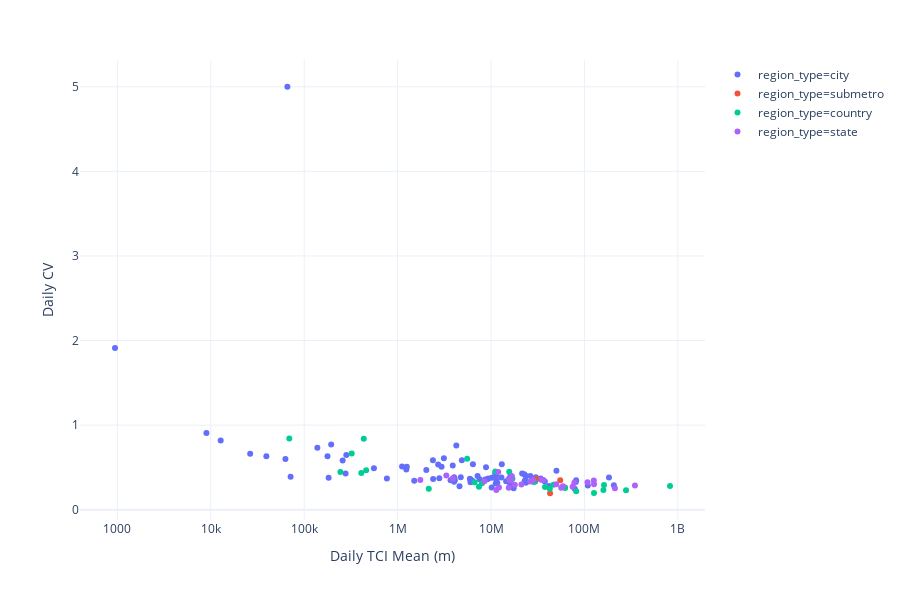

The code cell stored with this chart in its notebook:
### Code cell
fig = px.scatter(df,
            x="daily_mean", y="daily_coef_var", color='region_type',
            hover_name="region_slug", template='plotly_white', 
            log_x=True
          )
fig.update_xaxes(title_text='Daily TCI Mean (m)')
fig.update_yaxes(title_text='Daily CV')

fig.show()

### Figure 1 — Plotly figure (JSON) as saved in the notebook; plotly's stock layout.template omitted (floating-point values rounded to 4 significant figures)
{"data": [{"hoverlabel": {"namelength": 0}, "hovertemplate": "<b>%{hovertext}</b><br><br>region_type=city<br>daily_mean=%{x}<br>daily_coef_var=%{y}", "hovertext": ["bogota", "managua", "kingston", "natal", "barquisimeto", "mendoza", "curitiba", "toluca", "barranquilla", "buenosaires", "paramaribo", "santodomingo", "saojosedoscampos", "panamacity", "sanfernado", "santiago", "fortaleza", "salvador", "manaus", "saopaulo", "teresina", "tegucigalpa", "georgetown", "ciudad_guayana", "montevideo", "merida", "belpoman", "porto_alergre", "arequipa", "tijuana", "saoluis", "cochabamba", "sorocaba", "joaopessoa", "mexicocity", "brasilia", "guadalajara", "lapaz", "nassau", "pereira", "asuncion", "santacruzdelasierra", "santiagocaballeros", "recife", "monterrey", "goiania", "guayaquil", "caracas", "guatemala", "cartagena", "belem", "pueble", "bridgetown", "riodejaneiro", "cucuta", "rosario", "quito", "campinas", "sanpedrosula", "maceio", "aguascalientes", "leon", "queretaro", "portauprince", "maracaibo", "cuenca", "barcelona", "medellin", "bucaramanga", "cordoba", "santos", "sanjose", "portofspain", "juarez", "sanluispotosi", "sansalvador", "santamarta", "valencia", "belohorizonte", "joinville", "vitoria", "maracay", "lima", "cali", "florianopolis", "torreon"], "legendgroup": "region_type=city", "marker": {"color": "#636efa", "symbol": "circle"}, "mode": "markers", "name": "region_type=city", "showlegend": true, "type": "scatter", "x": [108700000.0, 2400000.0, 557600.0, 23650000.0, 66070.0, 1255000.0, 22680000.0, 16050000.0, 11690000.0, 80850000.0, 258200.0, 34210000.0, 4030000.0, 21540000.0, 2388000.0, 50170000.0, 23650000.0, 23500000.0, 15600000.0, 183200000.0, 6010000.0, 2030000.0, 26410.0, 8975.0, 10160000.0, 6040000.0, 942.8, 26360000.0, 4028000.0, 13040000.0, 9123000.0, 71510.0, 2795000.0, 5946000.0, 206700000.0, 11090000.0, 41800000.0, 182600.0, 62970.0, 3852000.0, 8846000.0, 4743000.0, 6270000.0, 29660000.0, 30140000.0, 12940000.0, 9348000.0, 4253000.0, 37700000.0, 4603000.0, 14520000.0, 17470000.0, 282400.0, 81500000.0, 767300.0, 1507000.0, 22870000.0, 11330000.0, 1117000.0, 8659000.0, 4104000.0, 7568000.0, 11230000.0, 177500.0, 12760.0, 277300.0, 39340.0, 23290000.0, 3687000.0, 3129000.0, 11390000.0, 30050000.0, 4875000.0, 6404000.0, 7184000.0, 16180000.0, 1240000.0, 194600.0, 33960000.0, 3892000.0, 10180000.0, 138400.0, 78840000.0, 15920000.0, 2718000.0, 2958000.0], "xaxis": "x", "y": [0.2867, 0.363, 0.4913, 0.3218, 5.001, 0.5065, 0.4186, 0.3058, 0.3164, 0.3261, 0.5819, 0.3562, 0.3851, 0.4293, 0.5842, 0.46, 0.3218, 0.4023, 0.3649, 0.3818, 0.3553, 0.4687, 0.6623, 0.9066, 0.261, 0.325, 1.912, 0.3979, 0.3293, 0.5377, 0.3601, 0.3901, 0.3732, 0.3656, 0.2902, 0.4274, 0.279, 0.3776, 0.5994, 0.3632, 0.5025, 0.3835, 0.3454, 0.3334, 0.3838, 0.3813, 0.3697, 0.7585, 0.3336, 0.278, 0.3373, 0.2542, 0.6462, 0.3492, 0.3687, 0.3435, 0.3347, 0.4052, 0.5099, 0.3557, 0.3471, 0.3604, 0.3112, 0.6332, 0.8193, 0.4267, 0.6327, 0.352, 0.3485, 0.6083, 0.3547, 0.3625, 0.5839, 0.5369, 0.3981, 0.4031, 0.4746, 0.7708, 0.3702, 0.5239, 0.3783, 0.7313, 0.2478, 0.3274, 0.5352, 0.509], "yaxis": "y"}, {"hoverlabel": {"namelength": 0}, "hovertemplate": "<b>%{hovertext}</b><br><br>region_type=submetro<br>daily_mean=%{x}<br>daily_coef_var=%{y}", "hovertext": ["ch_comunas_renca", "lima_metro1", "ch_comunas_san_joaquin", "ch_comunas_el_monte", "ch_comunas_melipilla", "ch_comunas_maipu", "ch_comunas_alhue", "ch_comunas_recoleta", "ch_comunas_pudahuel", "ch_comunas_vitacura", "ch_comunas_la_reina", "ch_comunas_calera_de_tango", "ch_comunas_colina", "ch_comunas_pedro_aguirre_cerda", "ch_comunas_cerrillos", "ch_comunas_independencia", "ch_comunas_macul", "ch_comunas_quilicura", "ch_comunas_lampa", "ch_comunas_san_miguel", "bogota_metro1", "ch_comunas_lo_espejo", "ch_comunas_penaflor", "ch_comunas_la_pintana", "ch_comunas_quinta_normal", "ch_comunas_padre_hurtado", "ch_comunas_santiago", "ch_comunas_conchali", "ch_comunas_san_bernardo", "ch_comunas_huechuraba", "ch_comunas_san_jose_de_maipo", "ch_comunas_penalolen", "lima_metro2", "ch_comunas_providencia", "ch_comunas_las_condes", "ch_comunas_talagante", "ch_comunas_puente_alto", "ch_comunas_san_pedro", "ch_comunas_el_bosque", "ch_comunas_paine", "ch_comunas_estacion_central", "ch_comunas_san_ramon", "ch_comunas_pirque", "ch_comunas_cerro_navia", "ch_comunas_lo_barnechea", "ch_comunas_buin", "ch_comunas_la_granja", "bogota_metro2", "ch_comunas_isla_de_maipo", "ch_comunas_lo_prado", "ch_comunas_curacavi", "ch_comunas_tiltil", "ch_comunas_nunoa", "ch_comunas_la_florida", "ch_comunas_maria_pinto", "ch_comunas_la_cisterna"], "legendgroup": "region_type=submetro", "marker": {"color": "#EF553B", "symbol": "circle"}, "mode": "markers", "name": "region_type=submetro", "showlegend": true, "type": "scatter", "x": [0, 30490000.0, 0, 0, 0, 0, 0, 0, 0, 0, 0, 0, 0, 0, 0, 0, 0, 0, 0, 0, 55060000.0, 0, 0, 0, 0, 0, 0, 0, 0, 0, 0, 0, 42900000.0, 0, 0, 0, 0, 0, 0, 0, 0, 0, 0, 0, 0, 0, 0, 61780000.0, 0, 0, 0, 0, 0, 0, 0, 0], "xaxis": "x", "y": [null, 0.3631, null, null, null, null, null, null, null, null, null, null, null, null, null, null, null, null, null, null, 0.3485, null, null, null, null, null, null, null, null, null, null, null, 0.1945, null, null, null, null, null, null, null, null, null, null, null, null, null, null, 0.2614, null, null, null, null, null, null, null, null], "yaxis": "y"}, {"hoverlabel": {"namelength": 0}, "hovertemplate": "<b>%{hovertext}</b><br><br>region_type=country<br>daily_mean=%{x}<br>daily_coef_var=%{y}", "hovertext": ["country_guyana", "country_ecuador", "country_nicaragua", "country_venezuela", "country_barbados", "country_costa_rica", "country_haiti", "country_uruguay", "country_bolivia", "country_guatemala", "country_peru", "country_colombia", "country_chile", "country_brazil", "country_argentina", "country_paraguay", "country_honduras", "country_el_salvador", "country_trinidad_and_tobago", "country_jamaica", "country_panama", "country_the_bahamas", "country_suriname", "country_belize", "country_mexico", "country_dominican_republic"], "legendgroup": "region_type=country", "marker": {"color": "#00cc96", "symbol": "circle"}, "mode": "markers", "name": "region_type=country", "showlegend": true, "type": "scatter", "x": [69320.0, 42610000.0, 7429000.0, 5554000.0, 408600.0, 81690000.0, 434200.0, 16950000.0, 6684000.0, 62140000.0, 126700000.0, 279100000.0, 159800000.0, null, 162200000.0, 11100000.0, 7994000.0, 28790000.0, 15680000.0, 2157000.0, 37840000.0, 244100.0, 461200.0, 322500.0, 824700000.0, 46700000.0], "xaxis": "x", "y": [0.8408, 0.2464, 0.2721, 0.6038, 0.4335, 0.2185, 0.8398, 0.3645, 0.3248, 0.257, 0.1977, 0.229, 0.2337, null, 0.2913, 0.4502, 0.314, 0.3277, 0.4487, 0.2487, 0.2687, 0.4469, 0.4676, 0.6637, 0.2799, 0.2954], "yaxis": "y"}, {"hoverlabel": {"namelength": 0}, "hovertemplate": "<b>%{hovertext}</b><br><br>region_type=state<br>daily_mean=%{x}<br>daily_coef_var=%{y}", "hovertext": ["br_states_paraiba", "br_states_sao_paulo", "br_states_amapa", "br_states_tocantins", "br_states_sergipe", "br_states_espirito_santo", "br_states_alagoas", "br_states_goias", "br_states_para", "br_states_roraima", "br_states_amazonas", "br_states_santa_catarina", "br_states_rondonia", "br_states_rio_grande_do_sul", "br_states_ceara", "br_states_mato_grosso_do_sul", "br_states_bahia", "br_states_maranhao", "br_states_acre", "br_states_minas_gerais", "br_states_rio_de_janeiro", "br_states_pernambuco", "br_states_piaui", "br_states_mato_grosso", "br_states_rio_grande_do_norte", "br_states_parana", "br_states_distrito_federal"], "legendgroup": "region_type=state", "marker": {"color": "#ab63fa", "symbol": "circle"}, "mode": "markers", "name": "region_type=state", "showlegend": true, "type": "scatter", "x": [15480000.0, 347700000.0, 3908000.0, 11960000.0, 11400000.0, 21160000.0, 12160000.0, 58810000.0, 36350000.0, 1752000.0, 16290000.0, 77990000.0, 8491000.0, 107900000.0, 49870000.0, 26440000.0, 74760000.0, 34800000.0, 3322000.0, 212100000.0, 126700000.0, 56410000.0, 16720000.0, 28200000.0, 17990000.0, 126200000.0, 15690000.0], "xaxis": "x", "y": [0.2596, 0.2854, 0.3689, 0.4458, 0.2324, 0.2983, 0.2631, 0.2776, 0.3501, 0.3524, 0.3427, 0.3192, 0.3365, 0.3232, 0.302, 0.3332, 0.2722, 0.3559, 0.4047, 0.2523, 0.2997, 0.2608, 0.396, 0.3482, 0.2956, 0.3446, 0.3535], "yaxis": "y"}], "layout": {"height": 600, "legend": {"tracegroupgap": 0}, "margin": {"t": 60}, "xaxis": {"anchor": "y", "domain": [0, 1], "title": {"text": "Daily TCI Mean (m)"}, "type": "log"}, "yaxis": {"anchor": "x", "domain": [0, 1], "title": {"text": "Daily CV"}}}}
